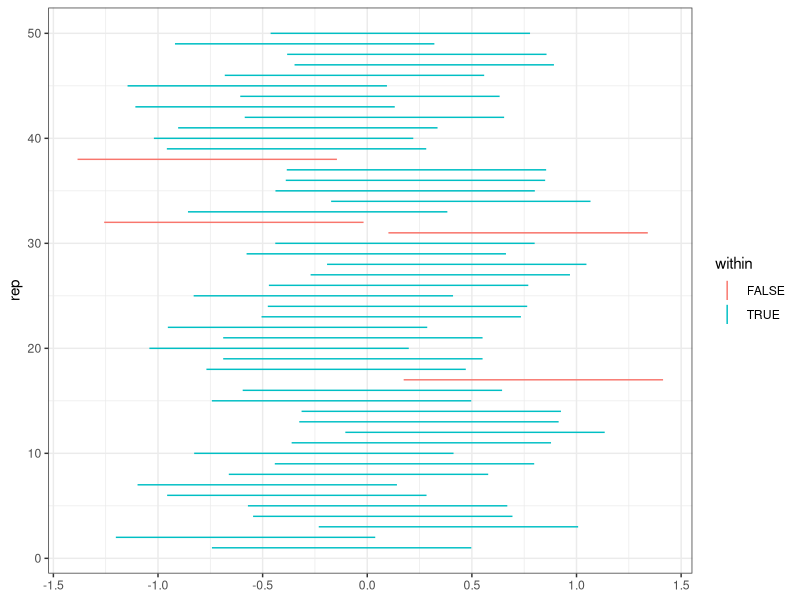

The R source for this figure:
## -------------------------------------------------------------------------------------------------------
library("tidyverse"); theme_set(theme_bw())
set.seed(20230305)


## -------------------------------------------------------------------------------------------------------
a <- 0.05
mu <- 0
sigma <- 1

y <- rnorm(10, mean = mu, sd = sigma)
ybar <- mean(y)
n <- length(y)
z <- qnorm(1-a/2)

ybar + c(-1,1) * z * sigma / sqrt(n)


## -------------------------------------------------------------------------------------------------------
s <- sd(y)
t <- qt(1-a/2, df = n-1)

ybar + c(-1,1) * t * s / sqrt(n)


## -------------------------------------------------------------------------------------------------------
ybar + c(-1,1) * z * s / sqrt(n)


## -------------------------------------------------------------------------------------------------------
p <- 0.5
n <- 30

x <- rbinom(1, size = n, prob = p)

theta_hat <- x/n

theta_hat + c(-1,1) * z * sqrt(theta_hat*(1-theta_hat)/n)


## -------------------------------------------------------------------------------------------------------
binom.test(x, n)$conf.int


## -------------------------------------------------------------------------------------------------------
prop.test(x, n)$conf.int
prop.test(x, n, correct = FALSE)$conf.int


## -------------------------------------------------------------------------------------------------------
create_ci <- function(x, a = 0.05) {
  theta_hat <- mean(x)
  n <- length(x)
  
  theta_hat + c(-1,1) * qnorm(1-a/2) * sqrt(theta_hat*(1-theta_hat)/n)
}


## -------------------------------------------------------------------------------------------------------
a <- 0.05
n <- 10
mu <- 0
sigma <- 1

z <- qnorm(1-a/2)

d <- expand.grid(rep = 1:1e3,
            n = 1:n) %>%
  mutate(
    y = rnorm(n(), 
              mean = mu, 
              sd = sigma)
  ) %>%
  group_by(rep) %>%
  summarize(
    n = n(),
    ybar = mean(y),
    lcl = ybar - z * sigma / sqrt(n),
    ucl = ybar + z * sigma / sqrt(n),
    .groups = "drop"
  ) %>%
  mutate(
    within = lcl <= mu & mu <= ucl
  ) 

ggplot(d %>% filter(rep <= 50), 
       aes(x = rep, ymin = lcl, ymax = ucl, color = within)) + 
  geom_linerange() + 
  coord_flip()

d %>% 
  pull(within) %>%
  create_ci()


## -------------------------------------------------------------------------------------------------------
t <- qt(1-a/2, df = n-1)

expand.grid(rep = 1:1e3,
            n = 1:n) %>%
  mutate(
    y = rnorm(n(), 
              mean = mu, 
              sd = sigma)
  ) %>%
  group_by(rep) %>%
  summarize(
    n = n(),
    ybar = mean(y),
    s = sd(y), 
    lcl = ybar - t * s / sqrt(n),
    ucl = ybar + t * s / sqrt(n),
    .groups = "drop"
  ) %>%
  mutate(
    within = lcl <= mu & mu <= ucl
  ) %>%
  pull(within) %>%
  create_ci()


## -------------------------------------------------------------------------------------------------------
expand.grid(rep = 1:1e3,
            n = 1:n) %>%
  mutate(
    y = rnorm(n(), 
              mean = mu, 
              sd = sigma)
  ) %>%
  group_by(rep) %>%
  summarize(
    n = n(),
    ybar = mean(y),
    s = sd(y), 
    lcl = ybar - z * s / sqrt(n),
    ucl = ybar + z * s / sqrt(n),
    .groups = "drop"
  ) %>%
  mutate(
    within = lcl <= mu & mu <= ucl
  ) %>%
  pull(within) %>%
  create_ci()


## -------------------------------------------------------------------------------------------------------
n <- 30
p <- 0.5

data.frame(
  x = rbinom(1e3, size = n, prob = p)
) %>%
  mutate(
    theta_hat = x/n,
    
    lcl = theta_hat - z * sqrt(theta_hat*(1-theta_hat)/n),
    ucl = theta_hat + z * sqrt(theta_hat*(1-theta_hat)/n),
    within = lcl <= p & p <= ucl
  ) %>%
  pull(within) %>%
  create_ci()


## -------------------------------------------------------------------------------------------------------
data.frame(
  x = rbinom(1e3, size = n, prob = p)
) %>%
  rowwise() %>%
  mutate(
    lcl = binom.test(x, n)$conf.int[1],
    ucl = binom.test(x, n)$conf.int[2],
    within = lcl <= p & p <= ucl
  ) %>%
  pull(within) %>%
  create_ci()


## -------------------------------------------------------------------------------------------------------
a <- 0.05
n <- 30
p <- 0.5

data.frame(
  x = rbinom(1e3, size = n, prob = p)
) %>%
  rowwise() %>%
  mutate(
    lcl = prop.test(x, n, correct = FALSE)$conf.int[1],
    ucl = prop.test(x, n, correct = FALSE)$conf.int[2],
    within = lcl <= p & p <= ucl
  ) %>%
  pull(within) %>%
  create_ci()


## -------------------------------------------------------------------------------------------------------
data.frame(
  x = rbinom(1e3, size = n, prob = p)
) %>%
  rowwise() %>%
  mutate(
    lcl = prop.test(x, n, correct = TRUE)$conf.int[1],
    ucl = prop.test(x, n, correct = TRUE)$conf.int[2],
    within = lcl <= p & p <= ucl
  ) %>%
  pull(within) %>%
  create_ci()

